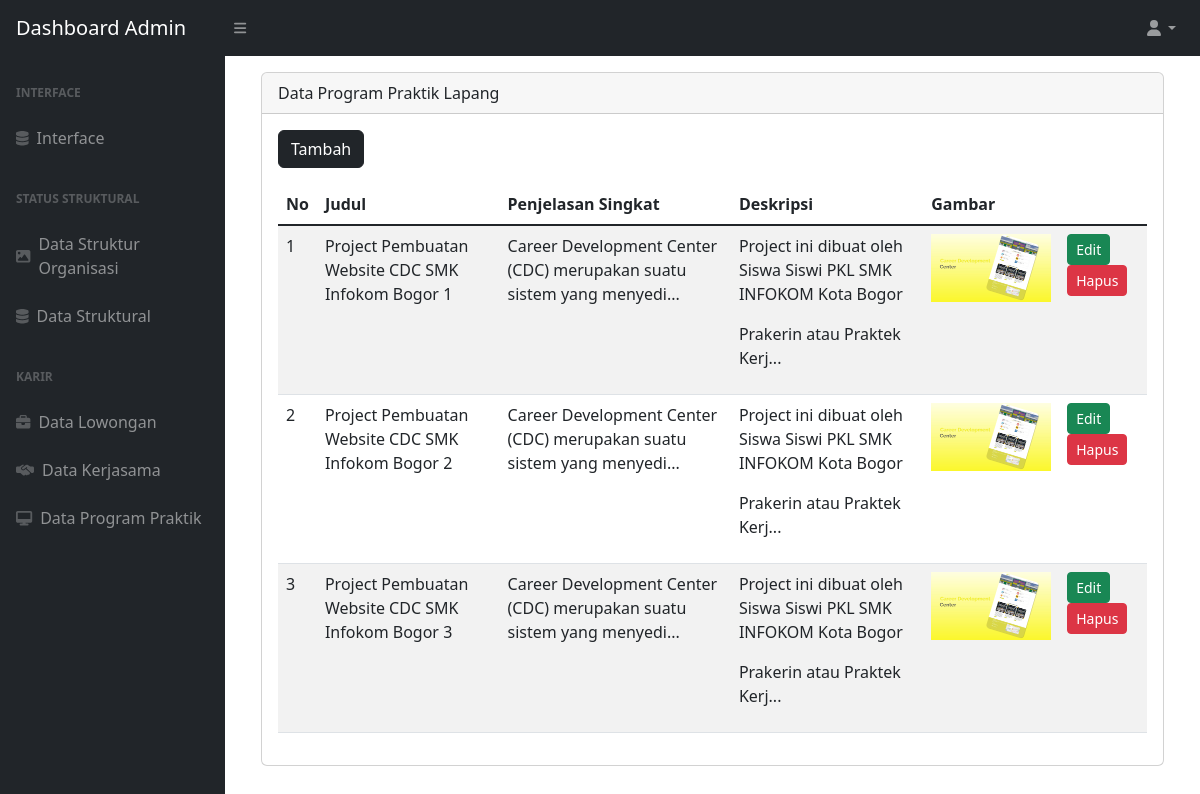
The page /admin.php?page=praktik-admin (signed in) on the database its author committed.
### tables this page shows
CREATE TABLE `praktik` (
  `id` int(10) NOT NULL,
  `judul` varchar(225) NOT NULL,
  `penjelasan` text NOT NULL,
  `deskripsi` text NOT NULL,
  `gambar` varchar(225) NOT NULL
);

### page/admin/praktik.php (the view, shortened to what this page needs)
<div class="container">
  <div class="card mt-3">
    <div class="card-header">
      Data Program Praktik Lapang
    </div>
    <div class="card-body">
      <a class="btn btn-md btn-dark" href="admin.php?page=tambah3" role="button">
        Tambah
      </a>
      <div class="table-responsive mt-3">
        <table class="table table-striped" id="mytable">
          <thead>
            <tr>
              <th>No</th>
              <th>Judul</th>
              <th>Penjelasan Singkat</th>
              <th>Deskripsi</th>
              <th>Gambar</th>
              <th></th>
            </tr>
          </thead>
          <tbody>
            <?php
            $query = "SELECT * FROM praktik ORDER BY id ASC";
            $result = mysqli_query($koneksi2, $query);
            $no = 1;
            while ($row = mysqli_fetch_assoc($result)) {
            ?>
              <tr>
                <td><?php echo $no; ?></td>
                <td><?php echo $row['judul']; ?></td>
                <td><?php echo substr($row['penjelasan'], 0, 70); ?>...</td>
                <td><?php echo substr($row['deskripsi'], 0, 100); ?>...</td>
                <td style="text-align: center;"><img src="image/<?php echo $row['gambar']; ?>" style="width: 120px;"></td>
                <td>
                  <a class="btn btn-success btn-sm" href="admin.php?page=edit3&id=<?php echo $row['id']; ?>">Edit</a>
                  <a class="btn btn-danger btn-sm" href="proses.php?aksi=hapus3&id=<?php echo $row['id']; ?>" onclick="return confirm('Anda yakin akan menghapus data ini?')">Hapus</a>
                </td>
              </tr>
            <?php
              $no++;
            }
            ?>
          </tbody>
        </table>
      </div>
    </div>
  </div>
</div>

### admin.php (shortened to what this page needs)
<!DOCTYPE html>
<html lang="en">
<head>
  <link href="assets/css/sb-admin.css" rel="stylesheet" />
  <link href="https://cdn.jsdelivr.net/npm/bootstrap@5.2.0-beta1/dist/css/bootstrap.min.css" rel="stylesheet">
</head>
<body class="sb-nav-fixed">
  <nav class="sb-topnav navbar navbar-expand navbar-dark bg-dark">
    <a class="navbar-brand ps-3" href="admin.php">Dashboard Admin</a>
    <button class="btn btn-link btn-sm order-1 order-lg-0 me-4 me-lg-0" id="sidebarToggle" href="#!"><i class="fas fa-bars"></i></button>
    <ul class="navbar-nav ms-auto me-0 me-md-3 my-2 my-md-0">
      <li class="nav-item dropdown">
        <a class="nav-link dropdown-toggle" id="navbarDropdown" href="#" role="button" data-bs-toggle="dropdown" aria-expanded="false"><i class="fas fa-user fa-fw"></i></a>
      </li>
    </ul>
  </nav>
  <div id="layoutSidenav">
    <div id="layoutSidenav_nav">
      <nav class="sb-sidenav accordion sb-sidenav-dark" id="sidenavAccordion">
        <div class="sb-sidenav-menu">
          <div class="nav">
            <div class="sb-sidenav-menu-heading">Interface</div>
            <a class="nav-link" href="admin.php?page=interface-admin">
              <div class="sb-nav-link-icon"><i class="fa-solid fa-database"></i></div>
              Interface
            </a>
            <div class="sb-sidenav-menu-heading">Status Struktural</div>
            <a class="nav-link" href="admin.php?page=organisasi-admin">
              <div class="sb-nav-link-icon"><i class="fa-solid fa-image"></i></div>
              Data Struktur Organisasi
            </a>
            <a class="nav-link" href="admin.php?page=struktural-admin">
              <div class="sb-nav-link-icon"><i class="fa-solid fa-database"></i></div>
              Data Struktural
            </a>
            <div class="sb-sidenav-menu-heading">Karir</div>
            <a class="nav-link" href="admin.php?page=lowongan-admin">
              <div class="sb-nav-link-icon"><i class="fa-solid fa-briefcase"></i></div>
              Data Lowongan
            </a>
            <a class="nav-link" href="admin.php?page=kerjasama-admin">
              <div class="sb-nav-link-icon"><i class="fa-solid fa-handshake-simple"></i></div>
              Data Kerjasama
            </a>
            <a class="nav-link" href="admin.php?page=praktik-admin">
              <div class="sb-nav-link-icon"><i class="fa-solid fa-desktop"></i></div>
              Data Program Praktik
            </a>
          </div>
        </div>
      </nav>
    </div>
    <div id="layoutSidenav_content">
      <main>
        <div class="container-fluid px-4">
          <?php include "page/admin/config.php"; ?>
        </div>
      </main>
    </div>
  </div>
</body>
</html>

### page/admin/config.php (shortened to what this page needs)
<?php
$page = (isset($_GET['page'])) ? $_GET['page'] : '';
switch ($page) {
    case 'praktik-admin':
        include "page/admin/praktik.php";
        break;
}

### rows shown on the page
praktik: judul "Project Pembuatan Website CDC SMK Infokom Bogor 1", penjelasan "Career Development Center (CDC) merupakan suatu sistem yang menyedi", deskripsi "Project ini dibuat oleh Siswa Siswi PKL SMK INFOKOM Kota Bogor Prakerin atau Praktek Kerj", gambar (picture)
praktik: judul "Project Pembuatan Website CDC SMK Infokom Bogor 2", penjelasan "Career Development Center (CDC) merupakan suatu sistem yang menyedi", deskripsi "Project ini dibuat oleh Siswa Siswi PKL SMK INFOKOM Kota Bogor Prakerin atau Praktek Kerj", gambar (picture)
praktik: judul "Project Pembuatan Website CDC SMK Infokom Bogor 3", penjelasan "Career Development Center (CDC) merupakan suatu sistem yang menyedi", deskripsi "Project ini dibuat oleh Siswa Siswi PKL SMK INFOKOM Kota Bogor Prakerin atau Praktek Kerj", gambar (picture)
